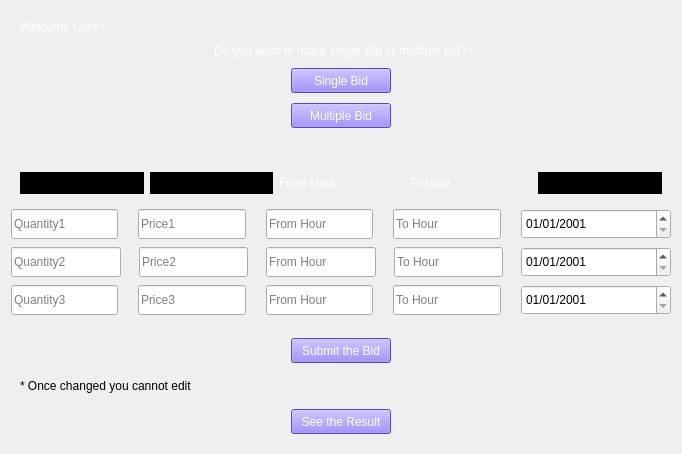
<?xml version="1.0" encoding="UTF-8"?>
<ui version="4.0">
 <class>QWidget</class>
 <widget class="QWidget" name="QWidget">
  <property name="geometry">
   <rect>
    <x>0</x>
    <y>0</y>
    <width>682</width>
    <height>454</height>
   </rect>
  </property>
  <property name="windowTitle">
   <string>Form</string>
  </property>
  <property name="styleSheet">
   <string notr="true">#YesButton,#NoButton,#FinalButton,#SeeResultButton{
background-color: rgb(123,97,255)
}
#frame,#frame_2,#fr5,#fr3,#fr4,#frm_3
{border: 0px}
#YesButton,#NoButton,#FinalButton,#SeeResultButton{
color: rgb(255,255,255)
}</string>
  </property>
  <layout class="QVBoxLayout" name="verticalLayout_4">
   <item>
    <widget class="QFrame" name="fr4">
     <property name="styleSheet">
      <string notr="true">#Welcome,#Text{
color: rgb(255,255,255)
}</string>
     </property>
     <property name="frameShape">
      <enum>QFrame::StyledPanel</enum>
     </property>
     <property name="frameShadow">
      <enum>QFrame::Raised</enum>
     </property>
     <layout class="QVBoxLayout" name="verticalLayout_3">
      <property name="spacing">
       <number>10</number>
      </property>
      <item>
       <widget class="QLabel" name="Welcome">
        <property name="text">
         <string>Welcome User</string>
        </property>
       </widget>
      </item>
      <item alignment="Qt::AlignHCenter">
       <widget class="QLabel" name="Text">
        <property name="text">
         <string>Do you want to make single Bid or multiple bid?</string>
        </property>
       </widget>
      </item>
      <item alignment="Qt::AlignHCenter|Qt::AlignTop">
       <widget class="QPushButton" name="NoButton">
        <property name="minimumSize">
         <size>
          <width>100</width>
          <height>25</height>
         </size>
        </property>
        <property name="maximumSize">
         <size>
          <width>100</width>
          <height>25</height>
         </size>
        </property>
        <property name="text">
         <string>Single Bid</string>
        </property>
       </widget>
      </item>
      <item alignment="Qt::AlignHCenter">
       <widget class="QPushButton" name="YesButton">
        <property name="minimumSize">
         <size>
          <width>100</width>
          <height>25</height>
         </size>
        </property>
        <property name="maximumSize">
         <size>
          <width>100</width>
          <height>25</height>
         </size>
        </property>
        <property name="text">
         <string>Multiple Bid</string>
        </property>
       </widget>
      </item>
      <item>
       <widget class="QLabel" name="label">
        <property name="minimumSize">
         <size>
          <width>10</width>
          <height>10</height>
         </size>
        </property>
        <property name="maximumSize">
         <size>
          <width>10</width>
          <height>10</height>
         </size>
        </property>
        <property name="text">
         <string/>
        </property>
       </widget>
      </item>
     </layout>
    </widget>
   </item>
   <item>
    <widget class="QFrame" name="FR3">
     <property name="sizePolicy">
      <sizepolicy hsizetype="Preferred" vsizetype="Minimum">
       <horstretch>0</horstretch>
       <verstretch>0</verstretch>
      </sizepolicy>
     </property>
     <property name="minimumSize">
      <size>
       <width>0</width>
       <height>40</height>
      </size>
     </property>
     <property name="maximumSize">
      <size>
       <width>16777215</width>
       <height>40</height>
      </size>
     </property>
     <property name="styleSheet">
      <string notr="true">#FR3{border: 0px}
#label_3,#label_4#label_5,#label_6,#label_7{background-color: rgb(0,0,0)}
#LBL4,#LBL5{color: rgb(255,255,255)}</string>
     </property>
     <property name="frameShape">
      <enum>QFrame::StyledPanel</enum>
     </property>
     <property name="frameShadow">
      <enum>QFrame::Raised</enum>
     </property>
     <layout class="QHBoxLayout" name="horizontalLayout_5">
      <item>
       <widget class="QLabel" name="label_3">
        <property name="maximumSize">
         <size>
          <width>16777215</width>
          <height>30</height>
         </size>
        </property>
        <property name="text">
         <string>Quantity</string>
        </property>
       </widget>
      </item>
      <item>
       <widget class="QLabel" name="label_7">
        <property name="maximumSize">
         <size>
          <width>16777215</width>
          <height>30</height>
         </size>
        </property>
        <property name="text">
         <string>Price</string>
        </property>
       </widget>
      </item>
      <item>
       <widget class="QLabel" name="LBL4">
        <property name="maximumSize">
         <size>
          <width>16777215</width>
          <height>30</height>
         </size>
        </property>
        <property name="text">
         <string>From Hour</string>
        </property>
       </widget>
      </item>
      <item>
       <widget class="QLabel" name="LBL5">
        <property name="maximumSize">
         <size>
          <width>16777215</width>
          <height>30</height>
         </size>
        </property>
        <property name="text">
         <string>To Hour</string>
        </property>
       </widget>
      </item>
      <item>
       <widget class="QLabel" name="label_6">
        <property name="maximumSize">
         <size>
          <width>16777215</width>
          <height>30</height>
         </size>
        </property>
        <property name="text">
         <string>Date</string>
        </property>
       </widget>
      </item>
     </layout>
    </widget>
   </item>
   <item>
    <widget class="QFrame" name="frame_2">
     <property name="styleSheet">
      <string notr="true"/>
     </property>
     <property name="frameShape">
      <enum>QFrame::StyledPanel</enum>
     </property>
     <property name="frameShadow">
      <enum>QFrame::Raised</enum>
     </property>
     <layout class="QVBoxLayout" name="verticalLayout">
      <property name="spacing">
       <number>0</number>
      </property>
      <property name="leftMargin">
       <number>0</number>
      </property>
      <property name="topMargin">
       <number>0</number>
      </property>
      <property name="rightMargin">
       <number>0</number>
      </property>
      <property name="bottomMargin">
       <number>0</number>
      </property>
      <item alignment="Qt::AlignTop">
       <widget class="QFrame" name="frame">
        <property name="sizePolicy">
         <sizepolicy hsizetype="Preferred" vsizetype="Expanding">
          <horstretch>0</horstretch>
          <verstretch>0</verstretch>
         </sizepolicy>
        </property>
        <property name="frameShape">
         <enum>QFrame::StyledPanel</enum>
        </property>
        <property name="frameShadow">
         <enum>QFrame::Raised</enum>
        </property>
        <layout class="QHBoxLayout" name="horizontalLayout">
         <property name="spacing">
          <number>20</number>
         </property>
         <property name="leftMargin">
          <number>0</number>
         </property>
         <property name="topMargin">
          <number>0</number>
         </property>
         <property name="rightMargin">
          <number>0</number>
         </property>
         <property name="bottomMargin">
          <number>0</number>
         </property>
         <item>
          <widget class="QLineEdit" name="Quantity1">
           <property name="minimumSize">
            <size>
             <width>0</width>
             <height>30</height>
            </size>
           </property>
           <property name="placeholderText">
            <string>Quantity1</string>
           </property>
          </widget>
         </item>
         <item>
          <widget class="QLineEdit" name="Price1">
           <property name="minimumSize">
            <size>
             <width>0</width>
             <height>30</height>
            </size>
           </property>
           <property name="placeholderText">
            <string>Price1</string>
           </property>
          </widget>
         </item>
         <item>
          <widget class="QLineEdit" name="From1">
           <property name="enabled">
            <bool>true</bool>
           </property>
           <property name="minimumSize">
            <size>
             <width>0</width>
             <height>30</height>
            </size>
           </property>
           <property name="placeholderText">
            <string>From Hour</string>
           </property>
          </widget>
         </item>
         <item>
          <widget class="QLineEdit" name="To1">
           <property name="minimumSize">
            <size>
             <width>0</width>
             <height>30</height>
            </size>
           </property>
           <property name="placeholderText">
            <string>To Hour</string>
           </property>
          </widget>
         </item>
         <item>
          <widget class="QDateEdit" name="Date1">
           <property name="minimumSize">
            <size>
             <width>150</width>
             <height>30</height>
            </size>
           </property>
           <property name="dateTime">
            <datetime>
             <hour>0</hour>
             <minute>0</minute>
             <second>0</second>
             <year>2001</year>
             <month>1</month>
             <day>1</day>
            </datetime>
           </property>
           <property name="maximumDateTime">
            <datetime>
             <hour>23</hour>
             <minute>59</minute>
             <second>59</second>
             <year>3000</year>
             <month>12</month>
             <day>31</day>
            </datetime>
           </property>
           <property name="minimumDateTime">
            <datetime>
             <hour>0</hour>
             <minute>0</minute>
             <second>0</second>
             <year>2001</year>
             <month>1</month>
             <day>1</day>
            </datetime>
           </property>
           <property name="displayFormat">
            <string>dd/MM/yyyy</string>
           </property>
           <property name="date">
            <date>
             <year>2001</year>
             <month>1</month>
             <day>1</day>
            </date>
           </property>
          </widget>
         </item>
        </layout>
       </widget>
      </item>
      <item alignment="Qt::AlignTop">
       <widget class="QFrame" name="frm_3">
        <property name="sizePolicy">
         <sizepolicy hsizetype="Preferred" vsizetype="Expanding">
          <horstretch>0</horstretch>
          <verstretch>0</verstretch>
         </sizepolicy>
        </property>
        <property name="frameShape">
         <enum>QFrame::StyledPanel</enum>
        </property>
        <property name="frameShadow">
         <enum>QFrame::Raised</enum>
        </property>
        <layout class="QHBoxLayout" name="horizontalLayout_4">
         <property name="spacing">
          <number>18</number>
         </property>
         <property name="leftMargin">
          <number>0</number>
         </property>
         <property name="topMargin">
          <number>0</number>
         </property>
         <property name="rightMargin">
          <number>0</number>
         </property>
         <property name="bottomMargin">
          <number>0</number>
         </property>
         <item alignment="Qt::AlignTop">
          <widget class="QLineEdit" name="Quantity2">
           <property name="minimumSize">
            <size>
             <width>0</width>
             <height>30</height>
            </size>
           </property>
           <property name="placeholderText">
            <string>Quantity2</string>
           </property>
          </widget>
         </item>
         <item alignment="Qt::AlignTop">
          <widget class="QLineEdit" name="Price2">
           <property name="minimumSize">
            <size>
             <width>0</width>
             <height>30</height>
            </size>
           </property>
           <property name="placeholderText">
            <string>Price2</string>
           </property>
          </widget>
         </item>
         <item>
          <widget class="QLineEdit" name="From2">
           <property name="minimumSize">
            <size>
             <width>0</width>
             <height>30</height>
            </size>
           </property>
           <property name="placeholderText">
            <string>From Hour</string>
           </property>
          </widget>
         </item>
         <item alignment="Qt::AlignTop">
          <widget class="QLineEdit" name="To2">
           <property name="minimumSize">
            <size>
             <width>0</width>
             <height>30</height>
            </size>
           </property>
           <property name="placeholderText">
            <string>To Hour</string>
           </property>
          </widget>
         </item>
         <item>
          <widget class="QDateEdit" name="Date2">
           <property name="minimumSize">
            <size>
             <width>150</width>
             <height>30</height>
            </size>
           </property>
           <property name="dateTime">
            <datetime>
             <hour>0</hour>
             <minute>0</minute>
             <second>0</second>
             <year>2001</year>
             <month>1</month>
             <day>1</day>
            </datetime>
           </property>
           <property name="maximumDateTime">
            <datetime>
             <hour>23</hour>
             <minute>59</minute>
             <second>59</second>
             <year>3000</year>
             <month>12</month>
             <day>31</day>
            </datetime>
           </property>
           <property name="minimumDateTime">
            <datetime>
             <hour>0</hour>
             <minute>0</minute>
             <second>0</second>
             <year>2001</year>
             <month>1</month>
             <day>1</day>
            </datetime>
           </property>
           <property name="displayFormat">
            <string>dd/MM/yyyy</string>
           </property>
           <property name="date">
            <date>
             <year>2001</year>
             <month>1</month>
             <day>1</day>
            </date>
           </property>
          </widget>
         </item>
        </layout>
       </widget>
      </item>
      <item alignment="Qt::AlignTop">
       <widget class="QFrame" name="fr5">
        <property name="frameShape">
         <enum>QFrame::StyledPanel</enum>
        </property>
        <property name="frameShadow">
         <enum>QFrame::Raised</enum>
        </property>
        <layout class="QHBoxLayout" name="horizontalLayout_3">
         <property name="spacing">
          <number>20</number>
         </property>
         <property name="leftMargin">
          <number>0</number>
         </property>
         <property name="topMargin">
          <number>0</number>
         </property>
         <property name="rightMargin">
          <number>0</number>
         </property>
         <property name="bottomMargin">
          <number>0</number>
         </property>
         <item>
          <widget class="QLineEdit" name="Quantity3">
           <property name="minimumSize">
            <size>
             <width>0</width>
             <height>30</height>
            </size>
           </property>
           <property name="placeholderText">
            <string>Quantity3</string>
           </property>
          </widget>
         </item>
         <item>
          <widget class="QLineEdit" name="Price3">
           <property name="minimumSize">
            <size>
             <width>0</width>
             <height>30</height>
            </size>
           </property>
           <property name="placeholderText">
            <string>Price3</string>
           </property>
          </widget>
         </item>
         <item>
          <widget class="QLineEdit" name="From3">
           <property name="minimumSize">
            <size>
             <width>0</width>
             <height>30</height>
            </size>
           </property>
           <property name="placeholderText">
            <string>From Hour</string>
           </property>
          </widget>
         </item>
         <item>
          <widget class="QLineEdit" name="To3">
           <property name="minimumSize">
            <size>
             <width>0</width>
             <height>30</height>
            </size>
           </property>
           <property name="placeholderText">
            <string>To Hour</string>
           </property>
          </widget>
         </item>
         <item>
          <widget class="QDateEdit" name="Date3">
           <property name="minimumSize">
            <size>
             <width>150</width>
             <height>30</height>
            </size>
           </property>
           <property name="dateTime">
            <datetime>
             <hour>0</hour>
             <minute>0</minute>
             <second>0</second>
             <year>2001</year>
             <month>1</month>
             <day>1</day>
            </datetime>
           </property>
           <property name="maximumDateTime">
            <datetime>
             <hour>23</hour>
             <minute>59</minute>
             <second>59</second>
             <year>3000</year>
             <month>12</month>
             <day>31</day>
            </datetime>
           </property>
           <property name="minimumDateTime">
            <datetime>
             <hour>0</hour>
             <minute>0</minute>
             <second>0</second>
             <year>2001</year>
             <month>1</month>
             <day>1</day>
            </datetime>
           </property>
           <property name="displayFormat">
            <string>dd/MM/yyyy</string>
           </property>
           <property name="date">
            <date>
             <year>2001</year>
             <month>1</month>
             <day>1</day>
            </date>
           </property>
          </widget>
         </item>
        </layout>
       </widget>
      </item>
     </layout>
    </widget>
   </item>
   <item>
    <widget class="QFrame" name="fr3">
     <property name="frameShape">
      <enum>QFrame::StyledPanel</enum>
     </property>
     <property name="frameShadow">
      <enum>QFrame::Raised</enum>
     </property>
     <layout class="QVBoxLayout" name="verticalLayout_2">
      <property name="spacing">
       <number>10</number>
      </property>
      <item alignment="Qt::AlignHCenter">
       <widget class="QPushButton" name="FinalButton">
        <property name="minimumSize">
         <size>
          <width>100</width>
          <height>25</height>
         </size>
        </property>
        <property name="maximumSize">
         <size>
          <width>100</width>
          <height>25</height>
         </size>
        </property>
        <property name="text">
         <string>Submit the Bid</string>
        </property>
       </widget>
      </item>
      <item>
       <widget class="QLabel" name="label_2">
        <property name="text">
         <string>* Once changed you cannot edit</string>
        </property>
       </widget>
      </item>
      <item alignment="Qt::AlignHCenter">
       <widget class="QPushButton" name="SeeResultButton">
        <property name="minimumSize">
         <size>
          <width>100</width>
          <height>25</height>
         </size>
        </property>
        <property name="maximumSize">
         <size>
          <width>100</width>
          <height>25</height>
         </size>
        </property>
        <property name="text">
         <string>See the Result</string>
        </property>
       </widget>
      </item>
     </layout>
    </widget>
   </item>
  </layout>
 </widget>
 <resources/>
 <connections/>
</ui>
